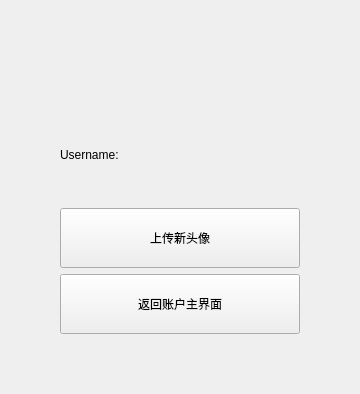
          <widget class="QWidget" name="accountSettingsPage">
           <layout class="QVBoxLayout" name="accountSettingsLayout">
            <item>
             <layout class="QHBoxLayout" name="horizontalLayout_6">
              <item>
               <spacer name="horizontalSpacer_23">
                <property name="orientation">
                 <enum>Qt::Horizontal</enum>
                </property>
                <property name="sizeHint" stdset="0">
                 <size>
                  <width>40</width>
                  <height>20</height>
                 </size>
                </property>
               </spacer>
              </item>
              <item>
               <widget class="QWidget" name="verticalWidget" native="true">
                <property name="minimumSize">
                 <size>
                  <width>10</width>
                  <height>0</height>
                 </size>
                </property>
                <layout class="QVBoxLayout" name="verticalLayout_14">
                 <item>
                  <spacer name="verticalSpacer_25">
                   <property name="orientation">
                    <enum>Qt::Vertical</enum>
                   </property>
                   <property name="sizeHint" stdset="0">
                    <size>
                     <width>20</width>
                     <height>40</height>
                    </size>
                   </property>
                  </spacer>
                 </item>
                 <item>
                  <widget class="QWidget" name="horizontalWidget_3" native="true">
                   <property name="minimumSize">
                    <size>
                     <width>0</width>
                     <height>10</height>
                    </size>
                   </property>
                   <layout class="QHBoxLayout" name="horizontalLayout_8">
                    <item>
                     <spacer name="horizontalSpacer_10">
                      <property name="orientation">
                       <enum>Qt::Horizontal</enum>
                      </property>
                      <property name="sizeHint" stdset="0">
                       <size>
                        <width>40</width>
                        <height>20</height>
                       </size>
                      </property>
                     </spacer>
                    </item>
                    <item>
                     <widget class="QLabel" name="userAvatarAtInfPageLabel">
                      <property name="minimumSize">
                       <size>
                        <width>64</width>
                        <height>64</height>
                       </size>
                      </property>
                      <property name="text">
                       <string/>
                      </property>
                     </widget>
                    </item>
                    <item>
                     <spacer name="horizontalSpacer_13">
                      <property name="orientation">
                       <enum>Qt::Horizontal</enum>
                      </property>
                      <property name="sizeHint" stdset="0">
                       <size>
                        <width>40</width>
                        <height>20</height>
                       </size>
                      </property>
                     </spacer>
                    </item>
                   </layout>
                  </widget>
                 </item>
                 <item>
                  <widget class="QLabel" name="accountInfoLabel">
                   <property name="styleSheet">
                    <string notr="true">font: 12pt &quot;华文中宋&quot;;</string>
                   </property>
                   <property name="text">
                    <string>Username: </string>
                   </property>
                  </widget>
                 </item>
                 <item>
                  <spacer name="verticalSpacer_17">
                   <property name="orientation">
                    <enum>Qt::Vertical</enum>
                   </property>
                   <property name="sizeType">
                    <enum>QSizePolicy::Fixed</enum>
                   </property>
                   <property name="sizeHint" stdset="0">
                    <size>
                     <width>20</width>
                     <height>40</height>
                    </size>
                   </property>
                  </spacer>
                 </item>
                 <item>
                  <widget class="QPushButton" name="selectAvatarBtn">
                   <property name="minimumSize">
                    <size>
                     <width>240</width>
                     <height>60</height>
                    </size>
                   </property>
                   <property name="text">
                    <string>上传新头像</string>
                   </property>
                  </widget>
                 </item>
                 <item>
                  <widget class="QPushButton" name="backToMenuButtonFromAccount">
                   <property name="minimumSize">
                    <size>
                     <width>240</width>
                     <height>60</height>
                    </size>
                   </property>
                   <property name="text">
                    <string>返回账户主界面</string>
                   </property>
                  </widget>
                 </item>
                 <item>
                  <spacer name="verticalSpacer_18">
                   <property name="orientation">
                    <enum>Qt::Vertical</enum>
                   </property>
                   <property name="sizeHint" stdset="0">
                    <size>
                     <width>20</width>
                     <height>40</height>
                    </size>
                   </property>
                  </spacer>
                 </item>
                </layout>
               </widget>
              </item>
              <item>
               <spacer name="horizontalSpacer_11">
                <property name="orientation">
                 <enum>Qt::Horizontal</enum>
                </property>
                <property name="sizeHint" stdset="0">
                 <size>
                  <width>40</width>
                  <height>20</height>
                 </size>
                </property>
               </spacer>
              </item>
             </layout>
            </item>
           </layout>
          </widget>
